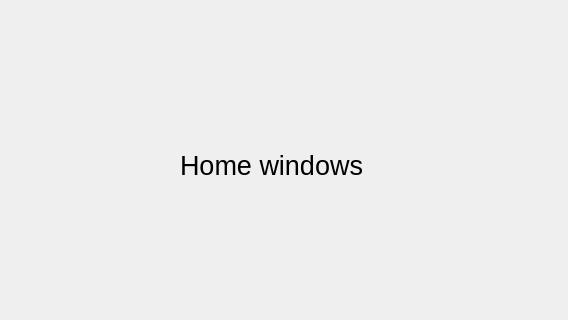
<?xml version="1.0" encoding="UTF-8"?>
<ui version="4.0">
 <class>MainWindow</class>
 <widget class="QMainWindow" name="MainWindow">
  <property name="geometry">
   <rect>
    <x>0</x>
    <y>0</y>
    <width>568</width>
    <height>320</height>
   </rect>
  </property>
  <property name="windowTitle">
   <string>MainWindow</string>
  </property>
  <widget class="QWidget" name="centralwidget">
   <widget class="QLabel" name="label">
    <property name="geometry">
     <rect>
      <x>180</x>
      <y>120</y>
      <width>191</width>
      <height>91</height>
     </rect>
    </property>
    <property name="font">
     <font>
      <pointsize>20</pointsize>
     </font>
    </property>
    <property name="text">
     <string>Home windows</string>
    </property>
   </widget>
  </widget>
 </widget>
 <resources/>
 <connections/>
</ui>
